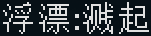
#> input picture mc-fishing-opencv/images/mc-fishing_1920x1080.png, 151 x 36 px, found by its file name
$ python SIFT.py
#> lines starting #> are read from the running program, lines starting #| are printed output that depends on the picture
### mc-fishing-opencv/testing/funcs.py
#!/usr/bin/env python3
# coding=utf-8
# date 2021-08-31 00:15:13
# author calllivecn <calllivecn@outlook.com>


import cv2
import numpy as np
import matplotlib.pyplot as plt


# [8 lines left out: function cv2plt_gray, not called in this run]


def imgshow(imgs, gray=False):
    s = len(imgs)
    print(f"共{s}张图片")
    n = np.sqrt(s)
    if n > int(n):
        m = int(n) + 1
    else:
        m = int(n)
    n = int(n)

    t = True
    while (n * m) < s:
        if t:
            n += 1
            t = False
        else:
            m +=1
            t = True

    plt.Figure()
    for i, img in enumerate(imgs):
        print(i, "shape:", img.shape)
        if gray:
            img = cv2plt_gray(img)

        plt.subplot(n, m, i+1)
        plt.imshow(img)
        plt.axis("off")

    plt.show()


# [25 lines left out: function search_picture, not called in this run]

### mc-fishing-opencv/testing/SIFT.py

import time
from pathlib import Path

import cv2
import matplotlib.pyplot as plt

from funcs import (
    imgshow,
    search_picture,
    cv2plt_gray,
)

images_path = Path("images")

img_temp = cv2.imread(str(images_path / 'mc-fishing_1920x1080.png'))#读取原图片
#> img_temp is the input picture: shape (36, 151, 3); mean B, G, R 69.3, 64.7, 57.5
img_target = cv2.imread(str(images_path / 'mc-fishing.png'))#读取旋转图片
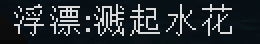
#> input picture mc-fishing-opencv/images/mc-fishing.png, 130 x 22 px, found by its file name (shown 2 times larger)
#> img_target is the input picture: shape (22, 130, 3); mean B, G, R 50.3, 45.8, 38.7
img_match1 = cv2.imread(str(images_path / 'target_img.png'))#读取缩放图片
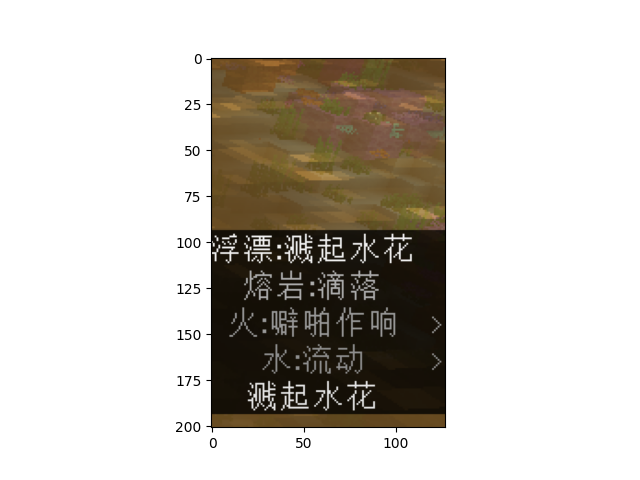
#> input picture mc-fishing-opencv/images/target_img.png, 640 x 480 px, found by its file name
#> img_match1 is the input picture: shape (480, 640, 3); mean B, G, R 193.2, 199.6, 203.8
img_match2 = cv2.imread(str(images_path / 'target.png'))

imgs = [img_temp, img_target, img_match1, img_match2 ]

imgshow(imgs)
#> in imgshow, `s = len(imgs)`: s = 4
#| 共4张图片
#> in imgshow, `n = np.sqrt(s)`: n = 2
#> the loop in imgshow, `for i, img in enumerate(imgs):` made 4 passes
#> img on pass 4: None
#| 0 shape: (36, 151, 3)
#| 1 shape: (22, 130, 3)
#| 2 shape: (480, 640, 3)
#> (the run stopped early here; a loop or call above may not have finished)
